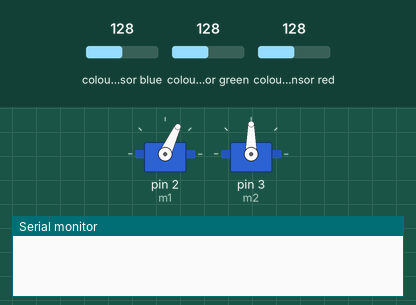
The sketch below on a simulated Arduino Uno, built with avr-gcc and run on an emulated ATmega328P. On the bench: 2 × servo, the last lines printed to the serial monitor. Wiring (inferred from the names in the program): TCS3200 colour sensor: output pin 12; S2 pin 10; S3 pin 11; S0 pin 8; S1 pin 9. The inputs (shaded band) are chosen by the test bench; at power-on: colour sensor red 128, colour sensor blue 128, colour sensor green 128.

Above: at 1.2 s.
1.3 s: colour sensor red set to 218
At 4.2 s:
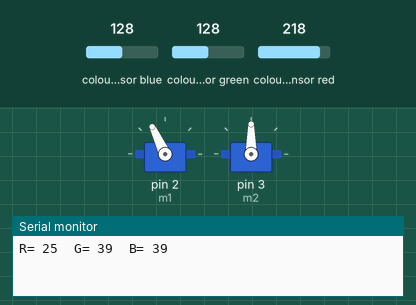
4.3 s: colour sensor red set to 223
At 13.7 s:
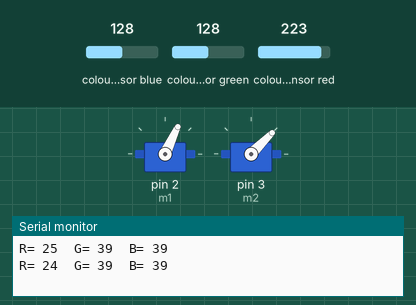
At 15.1 s:
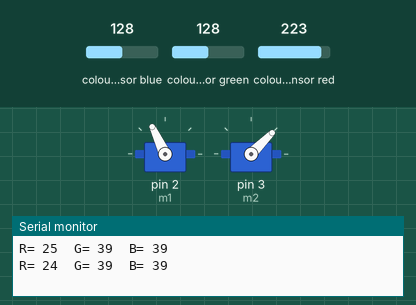
Timing chart, 0 to 15.3 s (numbered marks = the images above; inputs shaded):
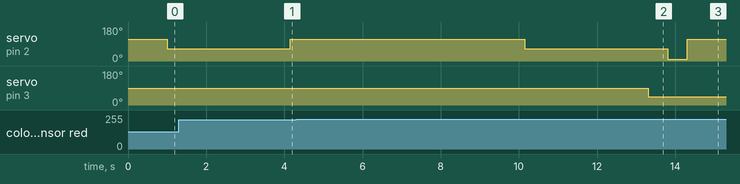

Measured:
- the behaviour switches between 220 and 221 on colour sensor red (found by bisection; images 1 and 2)
- after the input at 4.3 s, servo on pin 3 (m2): 90° → 45° after 9.0 s

The sketch:

Color_Sorting_Machin_Code.ino
```cpp
#include <Servo.h>
#define S0 8
#define S1 9
#define S2 10
#define S3 11
#define sensorOut 12

Servo m1;
Servo m2;
int frequency = 0;
int color = 0;
int i = 45;
void setup() {
  pinMode(S0, OUTPUT);
  pinMode(S1, OUTPUT);
  pinMode(S2, OUTPUT);
  pinMode(S3, OUTPUT);
  pinMode(sensorOut, INPUT);
  // Setting frequency-scaling to 20%
  digitalWrite(S0, HIGH);
  digitalWrite(S1, LOW);
  m1.attach(2);
  m2.attach(3);
  Serial.begin(9600);
}
// Custom Function - readColor()
int readColor() {
  // Setting red filtered photodiodes to be read
  digitalWrite(S2, LOW);
  digitalWrite(S3, LOW);
  // Reading the output frequency
  frequency = pulseIn(sensorOut, LOW);
  int R = frequency;
  // Printing the value on the serial monitor
  Serial.print("R= ");//printing name
  Serial.print(frequency);//printing RED color frequency
  Serial.print("  ");
  delay(50);
  // Setting Green filtered photodiodes to be read
  digitalWrite(S2, HIGH);
  digitalWrite(S3, HIGH);
  // Reading the output frequency
  frequency = pulseIn(sensorOut, LOW);
  int G = frequency;
  // Printing the value on the serial monitor
  Serial.print("G= ");//printing name
  Serial.print(frequency);//printing RED color frequency
  Serial.print("  ");
  delay(50);
  // Setting Blue filtered photodiodes to be read
  digitalWrite(S2, LOW);
  digitalWrite(S3, HIGH);
  // Reading the output frequency
  frequency = pulseIn(sensorOut, LOW);
  int B = frequency;
  // Printing the value on the serial monitor
  Serial.print("B= ");//printing name
  Serial.print(frequency);//printing RED color frequency
  Serial.println("  ");
  delay(50);
  if (R<25 & R>10 & G<40 & G>20) {
    color = 1; // Red
  }
  if (R<27 & R>15 & G<20 & G>10) {
    color = 2; // Green
  }
  if (R<15 & R>5 & G<17 & G>7) {
    color = 3; // Yellow
  }
  if (G<25 & G>12 & B<15 & B>7) {
    color = 4; // Blue
  }
  return color;
}
void loop() {
   m1.write (115);
  delay (1000);
  m1.write (65);
  delay (3000);
   color = readColor();
 if (color != 0){
  delay(10);
  switch (color) {
    case 1:
      m2.write(45);
        delay (500);
  m1.write (10);
  delay (500);
      break;
    case 2:
      m2.write(80);
        delay (500);
  m1.write (10);
  delay (500);
      break;
    case 3:
      m2.write(115);
        delay (500);
  m1.write (10);
  delay (500);
      break;
    case 4:
      m2.write(150);
        delay (500);
  m1.write (10);
  delay (500);
      break;}
  color = 0;}
  else {m1.write (115);
  delay (5000);}
}
```
